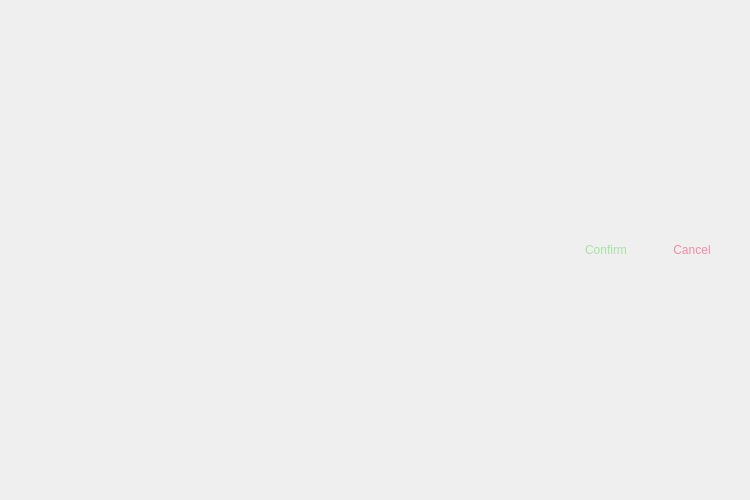
<?xml version="1.0" encoding="UTF-8"?>
<ui version="4.0">
 <class>MainWindow</class>
 <widget class="QMainWindow" name="MainWindow">
  <property name="geometry">
   <rect>
    <x>0</x>
    <y>0</y>
    <width>750</width>
    <height>500</height>
   </rect>
  </property>
  <property name="sizePolicy">
   <sizepolicy hsizetype="Preferred" vsizetype="Preferred">
    <horstretch>0</horstretch>
    <verstretch>0</verstretch>
   </sizepolicy>
  </property>
  <property name="minimumSize">
   <size>
    <width>750</width>
    <height>500</height>
   </size>
  </property>
  <property name="maximumSize">
   <size>
    <width>750</width>
    <height>500</height>
   </size>
  </property>
  <property name="windowTitle">
   <string>MainWindow</string>
  </property>
  <property name="dockOptions">
   <set>QMainWindow::DockOption::AllowTabbedDocks|QMainWindow::DockOption::AnimatedDocks</set>
  </property>
  <widget class="QWidget" name="centralwidget">
   <layout class="QVBoxLayout" name="mainLayout">
    <item>
     <widget class="QWidget" name="actions" native="true">
      <property name="minimumSize">
       <size>
        <width>0</width>
        <height>50</height>
       </size>
      </property>
      <layout class="QHBoxLayout" name="horizontalLayout">
       <item>
        <spacer name="horizontalSpacer">
         <property name="orientation">
          <enum>Qt::Orientation::Horizontal</enum>
         </property>
         <property name="sizeHint" stdset="0">
          <size>
           <width>40</width>
           <height>20</height>
          </size>
         </property>
        </spacer>
       </item>
       <item>
        <widget class="QPushButton" name="confirmButton">
         <property name="styleSheet">
          <string notr="true">color: #a6e3a1</string>
         </property>
         <property name="text">
          <string>Confirm</string>
         </property>
         <property name="flat">
          <bool>true</bool>
         </property>
        </widget>
       </item>
       <item>
        <widget class="QPushButton" name="cancelButton">
         <property name="styleSheet">
          <string notr="true">color: #f38ba8</string>
         </property>
         <property name="text">
          <string>Cancel</string>
         </property>
         <property name="flat">
          <bool>true</bool>
         </property>
        </widget>
       </item>
      </layout>
     </widget>
    </item>
   </layout>
  </widget>
 </widget>
 <resources/>
 <connections/>
</ui>
